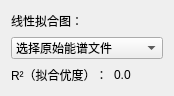
                    <widget class="QWidget" name="scrollAreaWidgetContents_4">
                     <property name="geometry">
                      <rect>
                       <x>0</x>
                       <y>0</y>
                       <width>174</width>
                       <height>96</height>
                      </rect>
                     </property>
                     <layout class="QGridLayout" name="gridLayout_9">
                      <item row="4" column="1">
                       <widget class="QLabel" name="label_r_square">
                        <property name="text">
                         <string>0.0</string>
                        </property>
                       </widget>
                      </item>
                      <item row="4" column="0">
                       <widget class="QLabel" name="label_28">
                        <property name="sizePolicy">
                         <sizepolicy hsizetype="Maximum" vsizetype="Maximum">
                          <horstretch>0</horstretch>
                          <verstretch>0</verstretch>
                         </sizepolicy>
                        </property>
                        <property name="text">
                         <string>R²（拟合优度）：</string>
                        </property>
                       </widget>
                      </item>
                      <item row="0" column="0" colspan="2">
                       <widget class="QLabel" name="label_21">
                        <property name="sizePolicy">
                         <sizepolicy hsizetype="Preferred" vsizetype="Maximum">
                          <horstretch>0</horstretch>
                          <verstretch>0</verstretch>
                         </sizepolicy>
                        </property>
                        <property name="text">
                         <string>线性拟合图：</string>
                        </property>
                       </widget>
                      </item>
                      <item row="2" column="0" colspan="2">
                       <layout class="QVBoxLayout" name="verticalLayout_linarGragh"/>
                      </item>
                      <item row="3" column="0" colspan="2">
                       <widget class="QComboBox" name="comboBox_originalFile">
                        <item>
                         <property name="text">
                          <string>选择原始能谱文件</string>
                         </property>
                        </item>
                       </widget>
                      </item>
                     </layout>
                    </widget>
